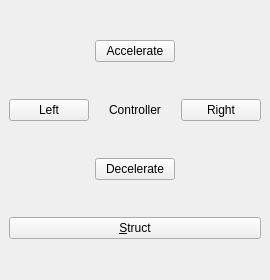
<ui version="4.0" >
 <class>Controller</class>
 <widget class="QWidget" name="Controller" >
  <property name="geometry" >
   <rect>
    <x>0</x>
    <y>0</y>
    <width>270</width>
    <height>280</height>
   </rect>
  </property>
  <property name="windowTitle" >
   <string>Controller</string>
  </property>
  <layout class="QGridLayout" >
   <property name="margin" >
    <number>9</number>
   </property>
   <property name="spacing" >
    <number>6</number>
   </property>
   <item row="3" column="0" colspan="3" >
    <widget class="QPushButton" name="structer" >
     <property name="text" >
      <string>&amp;Struct</string>
     </property>
    </widget>
   </item>
   <item row="1" column="0" >
    <widget class="QPushButton" name="left" >
     <property name="text" >
      <string>Left</string>
     </property>
    </widget>
   </item>
   <item row="1" column="2" >
    <widget class="QPushButton" name="right" >
     <property name="text" >
      <string>Right</string>
     </property>
    </widget>
   </item>
   <item row="0" column="1" >
    <widget class="QPushButton" name="accelerate" >
     <property name="text" >
      <string>Accelerate</string>
     </property>
    </widget>
   </item>
   <item row="2" column="1" >
    <widget class="QPushButton" name="decelerate" >
     <property name="text" >
      <string>Decelerate</string>
     </property>
    </widget>
   </item>
   <item row="1" column="1" >
    <widget class="QLabel" name="label" >
     <property name="text" >
      <string>Controller</string>
     </property>
     <property name="alignment" >
      <set>Qt::AlignCenter</set>
     </property>
    </widget>
   </item>
  </layout>
 </widget>
 <resources/>
 <connections/>
</ui>
